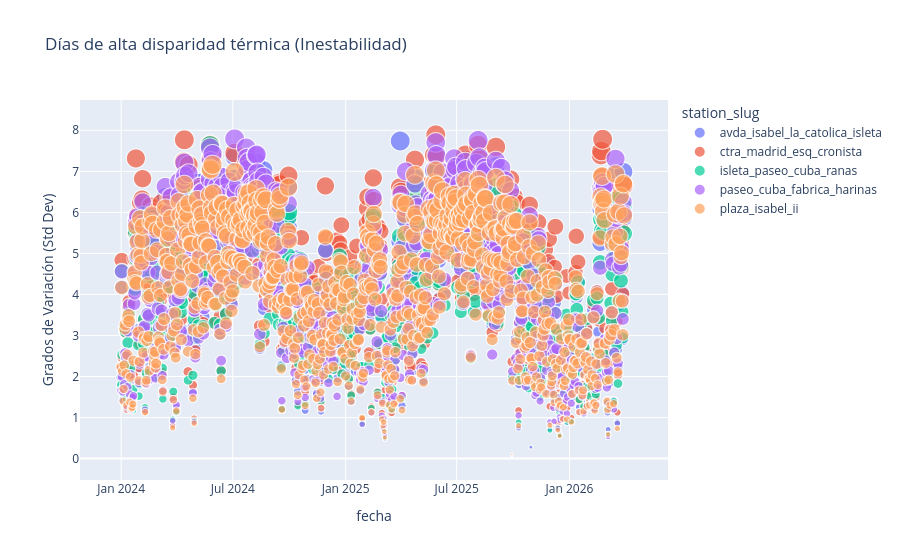

Notebook source saved alongside this figure:
### Markdown cell above
La evolución de la temperatura a lo largo del día es bastante intuitiva: "De noche hace más frío y conforme el sol sube mas y mas en el cielo, hace mas calorcito"

### Code cell
# Limpiamos los datos 
df_locos = df.dropna(subset=['temp_c_daily_std'])
df_locos = df_locos[df_locos['temp_c_daily_std'] > 0]

# Agrupamos 
df_locos_daily = df_locos.groupby([df_locos['fecha'].dt.date, 'station_slug'])['temp_c_daily_std'].max().reset_index()

fig = px.scatter(df_locos_daily, x='fecha', y='temp_c_daily_std',
                 size='temp_c_daily_std',
                 color='station_slug',
                 hover_name='station_slug',
                 title='Días de alta disparidad térmica (Inestabilidad)',
                 labels={'temp_c_daily_std': 'Grados de Variación (Std Dev)'})

fig.show()

### Figure 1 — Plotly figure (JSON) as saved in the notebook; plotly's stock layout.template omitted (floating-point values rounded to 4 significant figures; data arrays with more than 128 entries replaced by an {"elided": "..."} marker saying what was removed)
{"data": [{"hovertemplate": "<b>%{hovertext}</b><br><br>station_slug=avda_isabel_la_catolica_isleta<br>fecha=%{x}<br>Grados de Variación (Std Dev)=%{marker.size}<extra></extra>", "hovertext": {"elided": "793 str values"}, "legendgroup": "avda_isabel_la_catolica_isleta", "marker": {"color": "#636efa", "size": {"elided": "793 float values"}, "sizemode": "area", "sizeref": 0.01972, "symbol": "circle"}, "mode": "markers", "name": "avda_isabel_la_catolica_isleta", "showlegend": true, "type": "scattergl", "x": {"elided": "793 str values"}, "xaxis": "x", "y": {"elided": "793 float values"}, "yaxis": "y"}, {"hovertemplate": "<b>%{hovertext}</b><br><br>station_slug=ctra_madrid_esq_cronista<br>fecha=%{x}<br>Grados de Variación (Std Dev)=%{marker.size}<extra></extra>", "hovertext": {"elided": "820 str values"}, "legendgroup": "ctra_madrid_esq_cronista", "marker": {"color": "#EF553B", "size": {"elided": "820 float values"}, "sizemode": "area", "sizeref": 0.01972, "symbol": "circle"}, "mode": "markers", "name": "ctra_madrid_esq_cronista", "showlegend": true, "type": "scattergl", "x": {"elided": "820 str values"}, "xaxis": "x", "y": {"elided": "820 float values"}, "yaxis": "y"}, {"hovertemplate": "<b>%{hovertext}</b><br><br>station_slug=isleta_paseo_cuba_ranas<br>fecha=%{x}<br>Grados de Variación (Std Dev)=%{marker.size}<extra></extra>", "hovertext": {"elided": "820 str values"}, "legendgroup": "isleta_paseo_cuba_ranas", "marker": {"color": "#00cc96", "size": {"elided": "820 float values"}, "sizemode": "area", "sizeref": 0.01972, "symbol": "circle"}, "mode": "markers", "name": "isleta_paseo_cuba_ranas", "showlegend": true, "type": "scattergl", "x": {"elided": "820 str values"}, "xaxis": "x", "y": {"elided": "820 float values"}, "yaxis": "y"}, {"hovertemplate": "<b>%{hovertext}</b><br><br>station_slug=paseo_cuba_fabrica_harinas<br>fecha=%{x}<br>Grados de Variación (Std Dev)=%{marker.size}<extra></extra>", "hovertext": {"elided": "786 str values"}, "legendgroup": "paseo_cuba_fabrica_harinas", "marker": {"color": "#ab63fa", "size": {"elided": "786 float values"}, "sizemode": "area", "sizeref": 0.01972, "symbol": "circle"}, "mode": "markers", "name": "paseo_cuba_fabrica_harinas", "showlegend": true, "type": "scattergl", "x": {"elided": "786 str values"}, "xaxis": "x", "y": {"elided": "786 float values"}, "yaxis": "y"}, {"hovertemplate": "<b>%{hovertext}</b><br><br>station_slug=plaza_isabel_ii<br>fecha=%{x}<br>Grados de Variación (Std Dev)=%{marker.size}<extra></extra>", "hovertext": {"elided": "819 str values"}, "legendgroup": "plaza_isabel_ii", "marker": {"color": "#FFA15A", "size": {"elided": "819 float values"}, "sizemode": "area", "sizeref": 0.01972, "symbol": "circle"}, "mode": "markers", "name": "plaza_isabel_ii", "showlegend": true, "type": "scattergl", "x": {"elided": "819 str values"}, "xaxis": "x", "y": {"elided": "819 float values"}, "yaxis": "y"}], "layout": {"legend": {"itemsizing": "constant", "title": {"text": "station_slug"}, "tracegroupgap": 0}, "title": {"text": "Días de alta disparidad térmica (Inestabilidad)"}, "xaxis": {"anchor": "y", "domain": [0, 1], "title": {"text": "fecha"}}, "yaxis": {"anchor": "x", "domain": [0, 1], "title": {"text": "Grados de Variación (Std Dev)"}}}}
